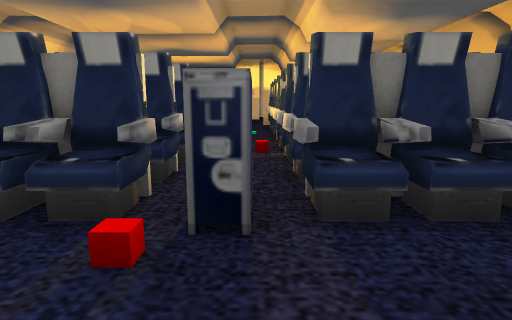
View 1 (above)

17 first-person views from a walk through a scene from a Unity 3-D project. The camera is 1.2 m above the floor, tilts 10° down and sees 75° across. The floor is counted in squares, 1 m on a side. Each view is taken from the middle of a square. On the plan, view 1 faces up. The plan holds only what a view shows up to about 14 squares ahead; the rest is blank. The place goes on beyond the plan. The player character is not drawn. Some animated figures are left out. Door leaves are left out, so doorways stand open. Some surface patterns are stand-ins.

View 2
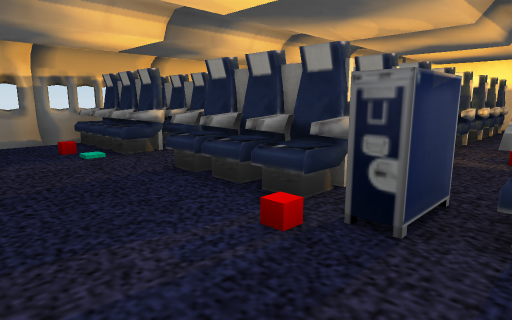

View 3
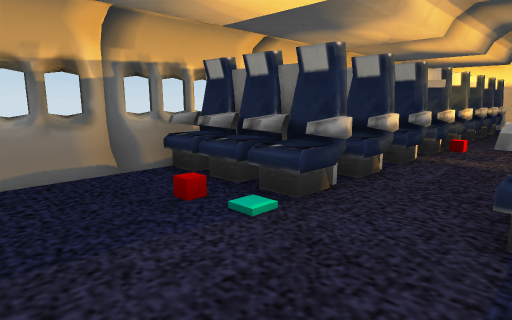

View 4
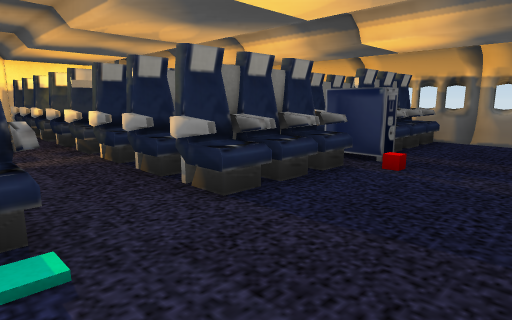

View 5
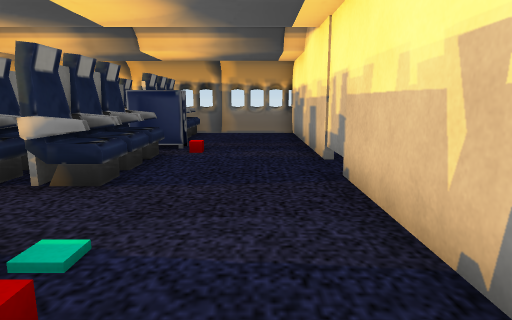

View 6
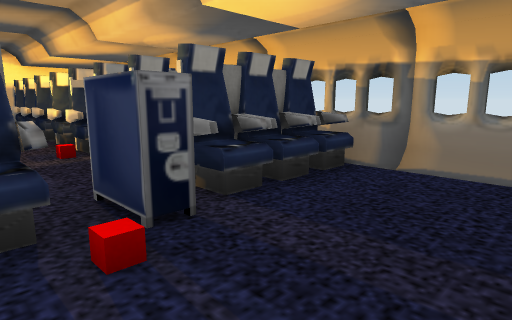

View 7
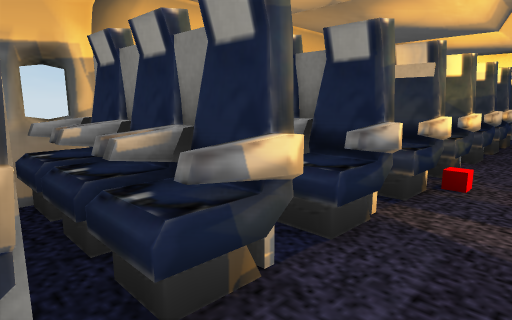

View 8
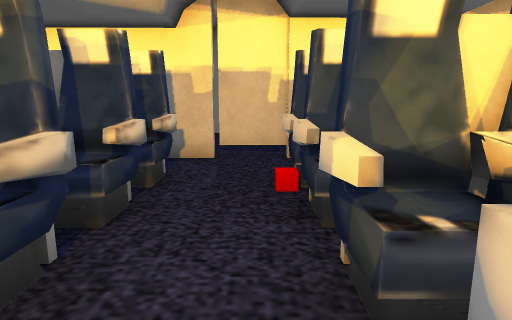

View 9
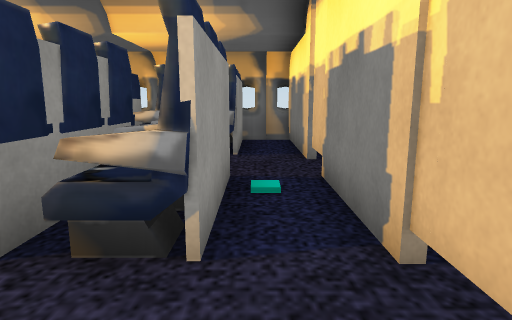

View 10
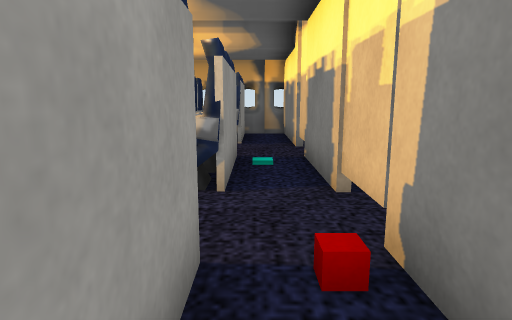

View 11
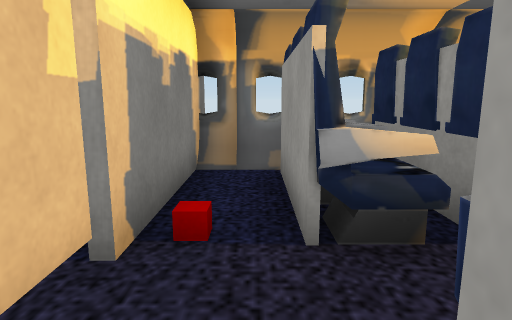

View 12
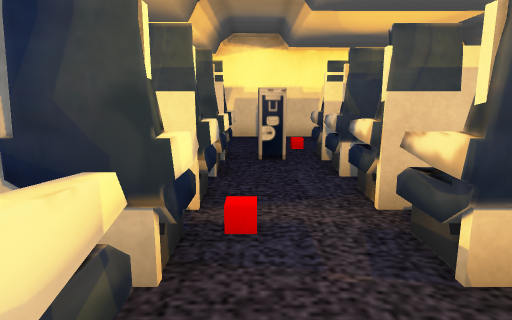

View 13
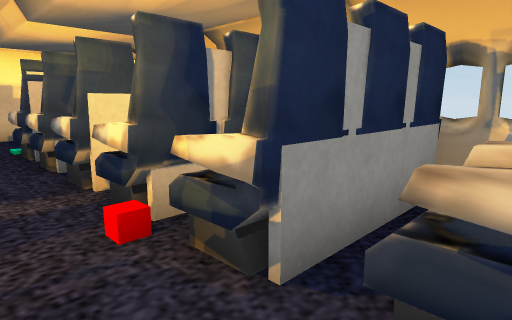

View 14
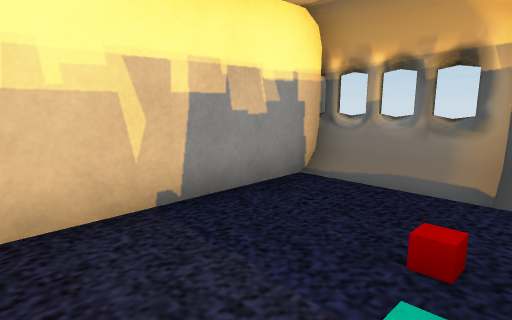

View 15
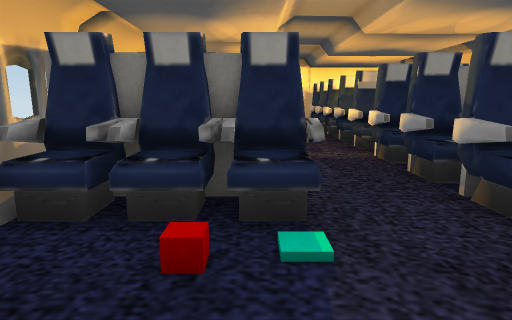

View 16
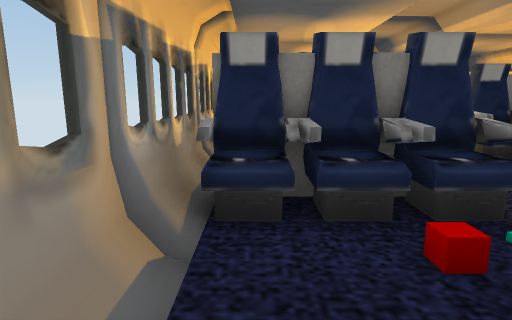

View 17
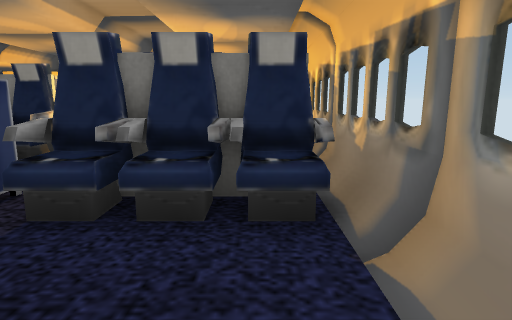

### Floor plan
Key: @ floor where view 1 was taken; # wall or solid block; x gap in a wall; . floor; / step, stairs or slope; D open door; C chair; A cart; T thing the floor can be seen under or through.
Columns run from 10 left of view 1 to 4 right of it. Each row starts with its distance up from view 1.
 18     ...
 17 ###TTTT ##x#D##
 16 #.............#
 15 #CCCC.CCCC.CCC#
 14 ####C.###C.####
 13 # CCC.C  C.CCC
 12 #CCCC.CCCC.C
 11 #CCC..C C..C
 10  CCCC.CCCC.CCC
  9   C#C.C #C.CC #
  8 #  CC.C CC/C  #
  7 # CCC.CCCC.CC #
  6 #CCC..CCC..CCC#
  5 #CCCC.CCCC.CCC#
  4 #CCCC.CCCAACCC#
  3 #CCC..CCC.ACCC#
  2 #.............#
  1 #.............#
  0 #.........@...#
 -1 ###############

Positions as (right, up) in squares from view 1, and headings:
1: (0, 0), facing up
2: (1, 0), facing up-left
3: (-4, 0), facing up-left
4: (-7, 0), facing up-right
5: (-9, 1), facing right
6: (-2, 0), facing up-right
7: (-5, 4), facing up-left
8: (-5, 10), facing up
9: (1, 16), facing left
10: (3, 16), facing left
11: (-2, 16), facing right
12: (0, 11), facing down
13: (-5, 12), facing down-left
14: (-5, 3), facing down-left
15: (-7, 0), facing up
16: (-9, 0), facing up
17: (3, 0), facing up
